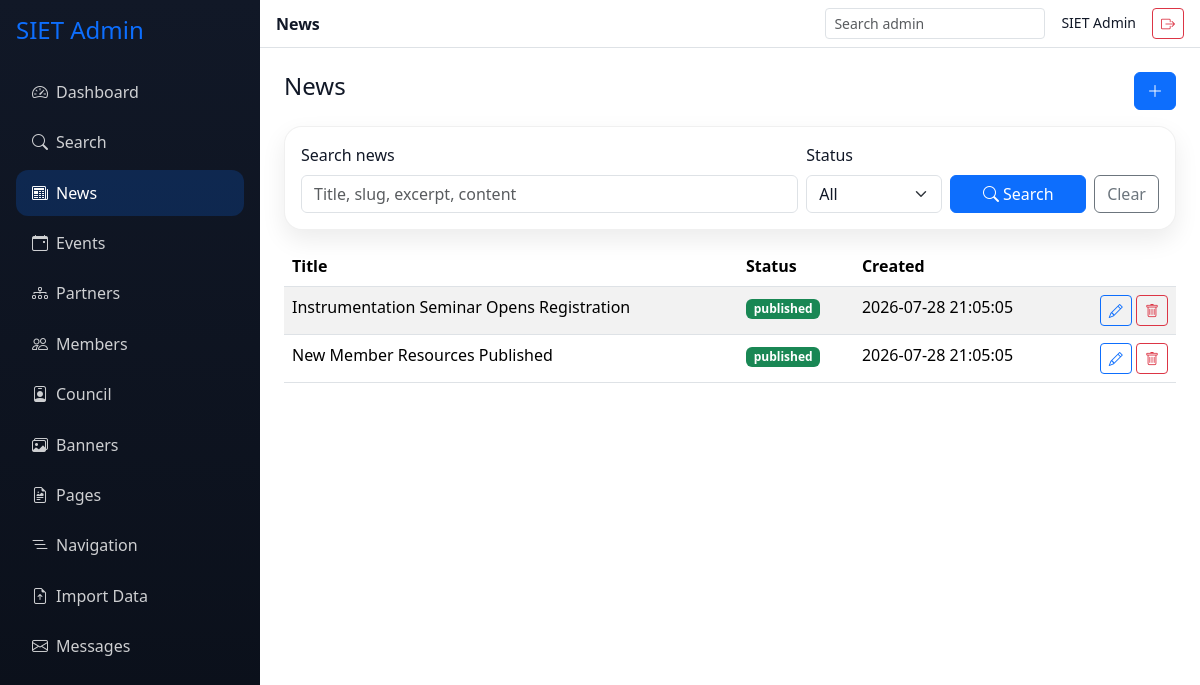
Screenshot of /admin/news.php (signed in) with the database file from the repository.
### tables this page shows
CREATE TABLE news (
  id INT AUTO_INCREMENT PRIMARY KEY,
  title VARCHAR(255) NOT NULL,
  slug VARCHAR(255) UNIQUE NOT NULL,
  content LONGTEXT,
  excerpt TEXT,
  image VARCHAR(255),
  status ENUM('published','draft') DEFAULT 'draft',
  created_by INT,
  created_at TIMESTAMP DEFAULT CURRENT_TIMESTAMP,
  FOREIGN KEY (created_by) REFERENCES users(id) ON DELETE SET NULL
);

### includes/functions.php (called while the page is built, shortened)
<?php
function e(?string $value): string
{
    return htmlspecialchars((string) $value, ENT_QUOTES, 'UTF-8');
}
function sanitize(?string $value): string
{
    return trim(strip_tags((string) $value));
}
function media_url(?string $value): string
{
    $value = trim((string) $value);
    if (str_starts_with($value, 'data:') || str_starts_with($value, 'https://placehold.co')) {
        return $value;
    }
    return site_base_path() . '/' . ltrim($value, '/');
}
?>

### admin/news.php (the view, shortened to what this page needs)
<?php
require_once __DIR__ . '/_header.php';
$q = sanitize($_GET['q'] ?? '');
$where = [];
$params = [];
$stmt = $pdo->prepare('SELECT * FROM news' . ($where ? ' WHERE ' . implode(' AND ', $where) : '') . ' ORDER BY created_at DESC');
$stmt->execute($params);
$items = $stmt->fetchAll();
?>
<div class="d-flex justify-content-between mb-3"><h4>News</h4><button class="btn btn-primary" data-bs-toggle="modal" data-bs-target="#newsModal"><i class="bi bi-plus-lg"></i></button></div>
<form class="card card-body mb-3" method="get"><div class="row g-2 align-items-end">
  <div class="col-md-7"><label class="form-label">Search news</label><input name="q" class="form-control" value="<?= e($q) ?>" placeholder="Title, slug, excerpt, content"></div>
  <div class="col-md-2"><label class="form-label">Status</label><select name="status" class="form-select"><option value="">All</option></select></div>
  <div class="col-md-3 d-flex gap-2"><button class="btn btn-primary flex-fill"><i class="bi bi-search me-1"></i>Search</button><a class="btn btn-outline-secondary" href="<?= SITE_URL ?>/admin/news.php">Clear</a></div>
</div></form>
<div class="table-responsive"><table class="table table-striped table-hover bg-white"><thead><tr><th>Title</th><th>Status</th><th>Created</th><th></th></tr></thead><tbody>
<?php foreach ($items as $item): ?><?php $itemPayload = $item; $itemPayload['image'] = media_url($item['image']); $itemPayload['existing_image'] = media_url($item['image']); ?><tr><td><?= e($item['title']) ?></td><td><span class="badge text-bg-<?= $item['status'] === 'published' ? 'success' : 'secondary' ?>"><?= e($item['status']) ?></span></td><td><?= e($item['created_at']) ?></td><td class="text-end"><button class="btn btn-sm btn-outline-primary edit-item" data-bs-toggle="modal" data-bs-target="#newsModal" data-item='<?= e(json_encode($itemPayload)) ?>'><i class="bi bi-pencil"></i></button> <form class="d-inline" method="post" action="<?= SITE_URL ?>/admin/ajax/delete.php" onsubmit="return confirm('Delete this news item?')"><input type="hidden" name="table" value="news"><input type="hidden" name="id" value="<?= (int) $item['id'] ?>"><button class="btn btn-sm btn-outline-danger"><i class="bi bi-trash"></i></button></form></td></tr><?php endforeach; ?>
</tbody></table></div>
<?php require_once __DIR__ . '/_footer.php'; ?>

### assets/css/custom.css (style rules this page uses)
:root { --primary-color: #0d6efd; --secondary-color: #06b6d4; --accent-color: #a855f7; --text-dark: #111827; --text-muted: #6b7280; --background-soft: #f8fafc; --font-family: "Segoe UI", system-ui, -apple-system, Arial, sans-serif; --navbar-bg: #ffffff; --footer-bg: linear-gradient(180deg, rgba(17,24,39,1) 0%, rgba(10,15,25,1) 100%); --topbar-bg: linear-gradient(90deg, rgba(11,42,74,.98), rgba(13,110,253,.88)); --card-shadow: 0 10px 25px rgba(0,0,0,.08); --card-border: 1px solid rgba(0,0,0,.06); --border-radius: 18px; --pill-radius: 999px; --s-color: #2563eb; --i-color: #16a34a; --e-color: #f97316; --t-color: #a855f7; --bs-primary: #0d6efd; --bs-primary-rgb: 13,110,253; --bs-body-font-family: var(--font-family); --bs-body-color: var(--text-dark); --bs-link-color: var(--primary-color); --bs-link-hover-color: #0b5ed7; }
body { background: #ffffff; color: var(--text-dark); font-family: var(--font-family); }
.lead-card, .contact-card, .card, .stat-card, .value-card, .about-card, .about-side__card { background: #fff; border: var(--card-border); border-radius: var(--border-radius); box-shadow: var(--card-shadow); }
.card, .stat-card { overflow: hidden; }
.btn-primary { --bs-btn-bg: var(--primary-color); --bs-btn-border-color: var(--primary-color); --bs-btn-hover-bg: #0b5ed7; --bs-btn-hover-border-color: #0b5ed7; }
.btn-outline-primary { --bs-btn-color: var(--primary-color); --bs-btn-border-color: var(--primary-color); --bs-btn-hover-bg: var(--primary-color); --bs-btn-hover-border-color: var(--primary-color); }

### rows the page displays
news: title "Instrumentation Seminar Opens Registration", status "published", created_at "2026-07-28 21:05:05"
news: title "New Member Resources Published", status "published", created_at "2026-07-28 21:05:05"

### other values shown
$meta[0] "Dashboard"
$meta[0] "Search"
$meta[0] "News"
$meta[0] "Events"
$meta[0] "Partners"
$meta[0] "Members"
$meta[0] "Council"
$meta[0] "Banners"
$meta[0] "Pages"
$meta[0] "Navigation"
$meta[0] "Import Data"
$meta[0] "Messages"
$pageTitle "News"
current_user()['name'] "SIET Admin"
